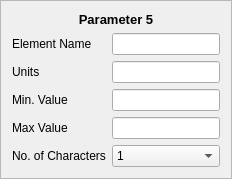
        <widget class="QFrame" name="frameParameter_5">
         <property name="frameShape">
          <enum>QFrame::StyledPanel</enum>
         </property>
         <property name="frameShadow">
          <enum>QFrame::Raised</enum>
         </property>
         <layout class="QFormLayout" name="formLayout_7">
          <item row="1" column="0">
           <widget class="QLabel" name="label_31">
            <property name="text">
             <string>Element Name</string>
            </property>
           </widget>
          </item>
          <item row="1" column="1">
           <widget class="QLineEdit" name="lineEdit_25"/>
          </item>
          <item row="2" column="0">
           <widget class="QLabel" name="label_32">
            <property name="text">
             <string>Units</string>
            </property>
           </widget>
          </item>
          <item row="2" column="1">
           <widget class="QLineEdit" name="lineEdit_26"/>
          </item>
          <item row="3" column="0">
           <widget class="QLabel" name="label_33">
            <property name="text">
             <string>Min. Value</string>
            </property>
           </widget>
          </item>
          <item row="3" column="1">
           <widget class="QLineEdit" name="lineEdit_27"/>
          </item>
          <item row="4" column="0">
           <widget class="QLabel" name="label_34">
            <property name="text">
             <string>Max Value</string>
            </property>
           </widget>
          </item>
          <item row="4" column="1">
           <widget class="QLineEdit" name="lineEdit_28"/>
          </item>
          <item row="5" column="0">
           <widget class="QLabel" name="label_35">
            <property name="text">
             <string>No. of Characters</string>
            </property>
           </widget>
          </item>
          <item row="5" column="1">
           <widget class="QComboBox" name="comboBox_7">
            <item>
             <property name="text">
              <string>1</string>
             </property>
            </item>
            <item>
             <property name="text">
              <string>2</string>
             </property>
            </item>
            <item>
             <property name="text">
              <string>3</string>
             </property>
            </item>
            <item>
             <property name="text">
              <string>4</string>
             </property>
            </item>
            <item>
             <property name="text">
              <string>5</string>
             </property>
            </item>
            <item>
             <property name="text">
              <string>6</string>
             </property>
            </item>
            <item>
             <property name="text">
              <string>7</string>
             </property>
            </item>
            <item>
             <property name="text">
              <string>8</string>
             </property>
            </item>
            <item>
             <property name="text">
              <string>9</string>
             </property>
            </item>
            <item>
             <property name="text">
              <string>10</string>
             </property>
            </item>
            <item>
             <property name="text">
              <string>11</string>
             </property>
            </item>
            <item>
             <property name="text">
              <string>12</string>
             </property>
            </item>
            <item>
             <property name="text">
              <string>13</string>
             </property>
            </item>
            <item>
             <property name="text">
              <string>14</string>
             </property>
            </item>
            <item>
             <property name="text">
              <string>15</string>
             </property>
            </item>
            <item>
             <property name="text">
              <string>16</string>
             </property>
            </item>
            <item>
             <property name="text">
              <string>17</string>
             </property>
            </item>
            <item>
             <property name="text">
              <string>18</string>
             </property>
            </item>
            <item>
             <property name="text">
              <string>19</string>
             </property>
            </item>
            <item>
             <property name="text">
              <string>20</string>
             </property>
            </item>
            <item>
             <property name="text">
              <string>21</string>
             </property>
            </item>
            <item>
             <property name="text">
              <string>22</string>
             </property>
            </item>
            <item>
             <property name="text">
              <string>23</string>
             </property>
            </item>
            <item>
             <property name="text">
              <string>24</string>
             </property>
            </item>
            <item>
             <property name="text">
              <string>25</string>
             </property>
            </item>
            <item>
             <property name="text">
              <string>26</string>
             </property>
            </item>
            <item>
             <property name="text">
              <string>27</string>
             </property>
            </item>
            <item>
             <property name="text">
              <string>28</string>
             </property>
            </item>
            <item>
             <property name="text">
              <string>29</string>
             </property>
            </item>
            <item>
             <property name="text">
              <string>30</string>
             </property>
            </item>
           </widget>
          </item>
          <item row="0" column="0" colspan="2">
           <widget class="QLabel" name="label_44">
            <property name="text">
             <string>&lt;html&gt;&lt;head/&gt;&lt;body&gt;&lt;p align=&quot;center&quot;&gt;&lt;span style=&quot; font-size:10pt; font-weight:600;&quot;&gt;Parameter 5&lt;/span&gt;&lt;/p&gt;&lt;/body&gt;&lt;/html&gt;</string>
            </property>
           </widget>
          </item>
         </layout>
        </widget>
